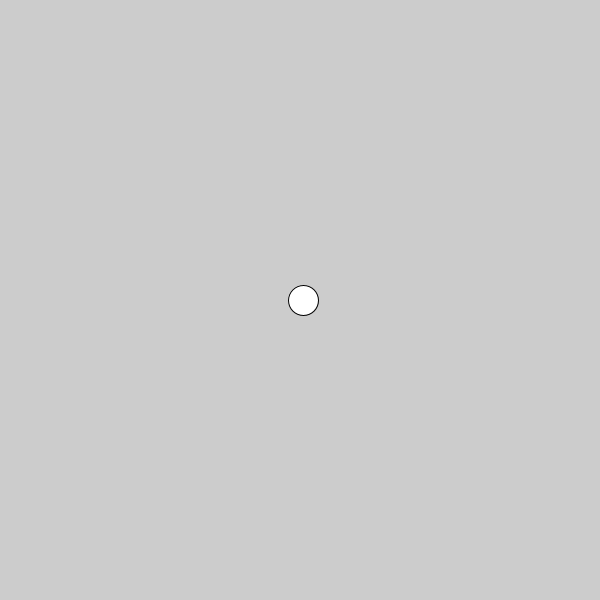
Frame 1 (no input)
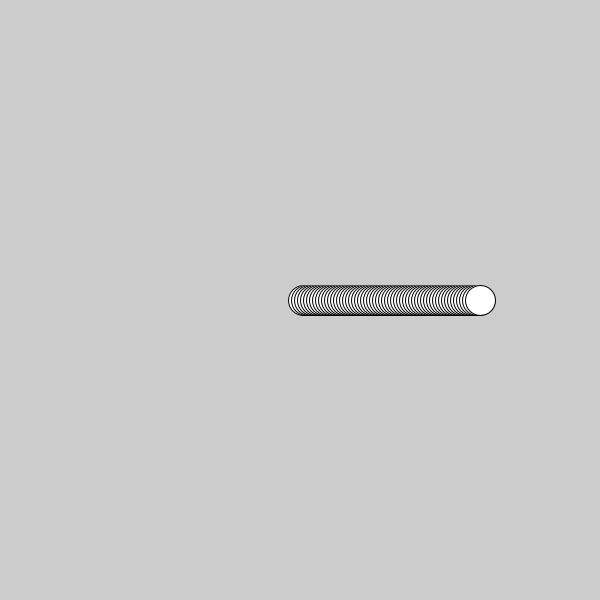
Frame 60 (the mouse pressed at the canvas centre just before this capture)
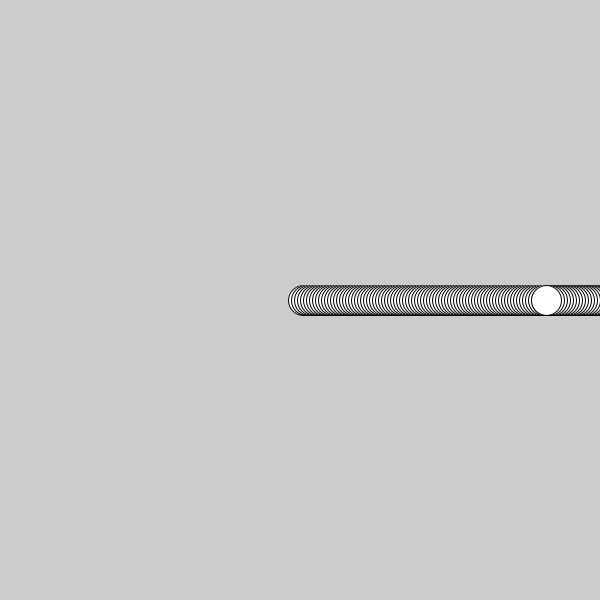
Frame 120 (the mouse held since frame 60 and released just before this capture)

The Processing sketch that drew these frames (run headless with seeded random() and noise(); from frame 60 on, the mouse is pressed at the canvas centre):

// Processing sketch: bola_Saltarina
// ── bola_Saltarina.pde
//Bola Saltarina

float x;
float y;
float speed = 3;
float direction = 1;

void setup() {
  size(600, 600);
  x=width/2;
  y=height/2;
}

void draw() {
  println(x);
  x += speed*direction;
  if (x>width) {
    //   direction *= -1;
    direction = direction * -1;
  }
  ellipse(x, y, 30, 30);
}
